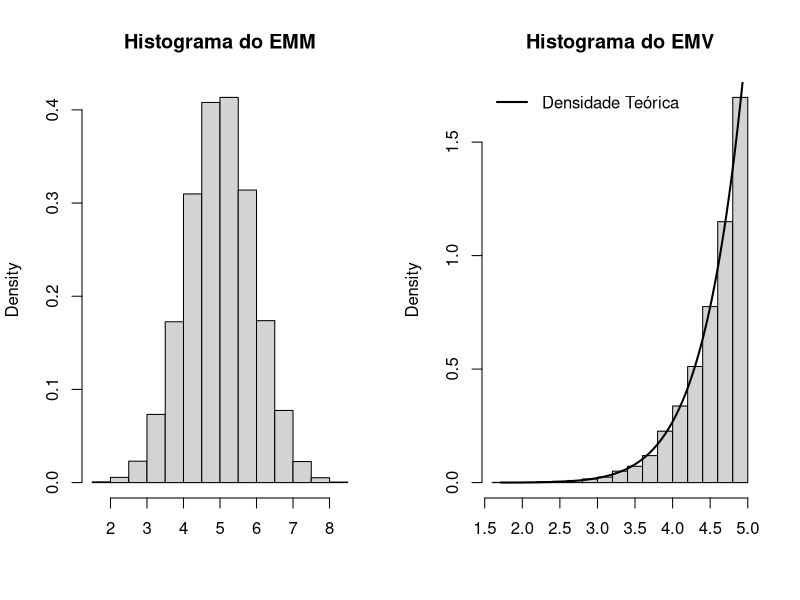
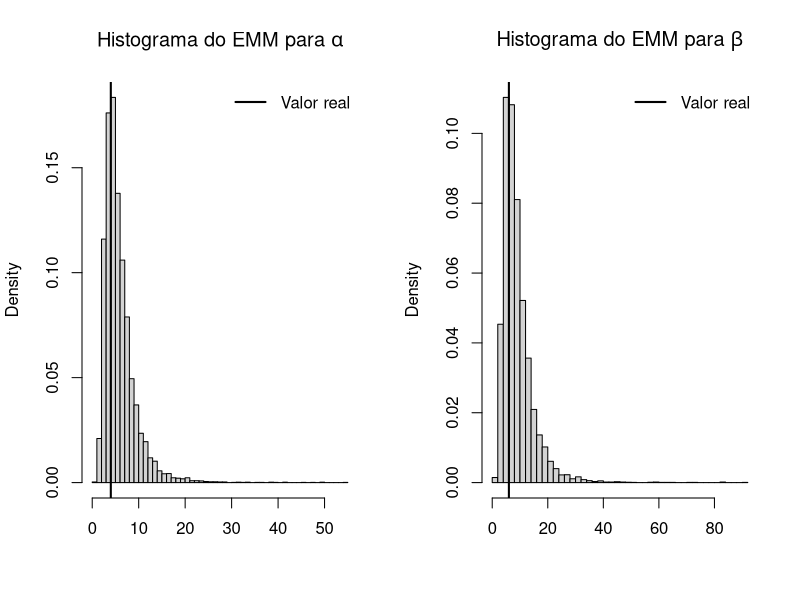

Generate these figures, in order, with R:
## ---- chunk 1
set.seed(76)

M <- 10000
n <- 10
theta0 <- rpois(1, lambda = 4) + 1

thetaMM <- numeric(M)
thetaMV <- numeric(M)
for (i in seq_len(M)) {
  x <- runif(n, min = 0, max = theta0)
  thetaMM[i] <- 2 * mean(x)
  thetaMV[i] <- max(x)
}

# Comparar os resultados simulados com os valores teóricos
cat("Média simulada do EMM =", mean(thetaMM),
    ", calculada =", theta0, "\n")
cat("Média simulada do EMV =", mean(thetaMV),
    ", calculada =", 10 / 11 * theta0, "\n")
cat("Variância simulada do EMM =", var(thetaMM),
    ", calculada =", theta0^2 / (3 * n), "\n")
cat("Variância simulada do EMV =", var(thetaMV),
    ", calculada =",
    n * theta0^2 / (n + 2) - (n / (n + 1))^2 * theta0^2, "\n")

op <- par(mfrow = c(1, 2))
hist(thetaMM, probability = TRUE, main = "Histograma do EMM", xlab = "")
hist(thetaMV, probability = TRUE, main = "Histograma do EMV", xlab = "")
grade <- seq(min(thetaMV), max(thetaMV) - 0.01, length.out = 500)
densidade <- n * grade^(n - 1) / theta0^n
lines(grade, densidade, lwd = 2)
legend("topleft", legend = "Densidade Teórica", lwd = 2, bty = "n")
par(op)
invisible(NULL)
## ---- chunk 2
set.seed(31)

M <- 10000
n <- 10 # Tamanho da amostra
alpha0 <- 4
beta0 <- 6

alphaMM <- numeric(M)
betaMM <- numeric(M)
for (i in seq_len(M)) {
  x <- rgamma(n, shape = alpha0, rate = beta0)
  # var() usa n - 1; o fator abaixo produz a variância com denominador n.
  s <- var(x) * (n - 1) / n
  alphaMM[i] <- mean(x)^2 / s
  betaMM[i] <- mean(x) / s
}

cat("Média simulada do EMM para alpha =", mean(alphaMM),
    ", real =", alpha0, "\n")
cat("Média simulada do EMM para beta =", mean(betaMM),
    ", real =", beta0, "\n")

op <- par(mfrow = c(1, 2))
hist(alphaMM, breaks = 40, probability = TRUE,
     main = expression(paste("Histograma do EMM para ", alpha)), xlab = "")
abline(v = alpha0, lwd = 2)
legend("topright", legend = "Valor real", lwd = 2, bty = "n")

hist(betaMM, breaks = 40, probability = TRUE,
     main = expression(paste("Histograma do EMM para ", beta)), xlab = "")
abline(v = beta0, lwd = 2)
legend("topright", legend = "Valor real", lwd = 2, bty = "n")
par(op)
invisible(NULL)
